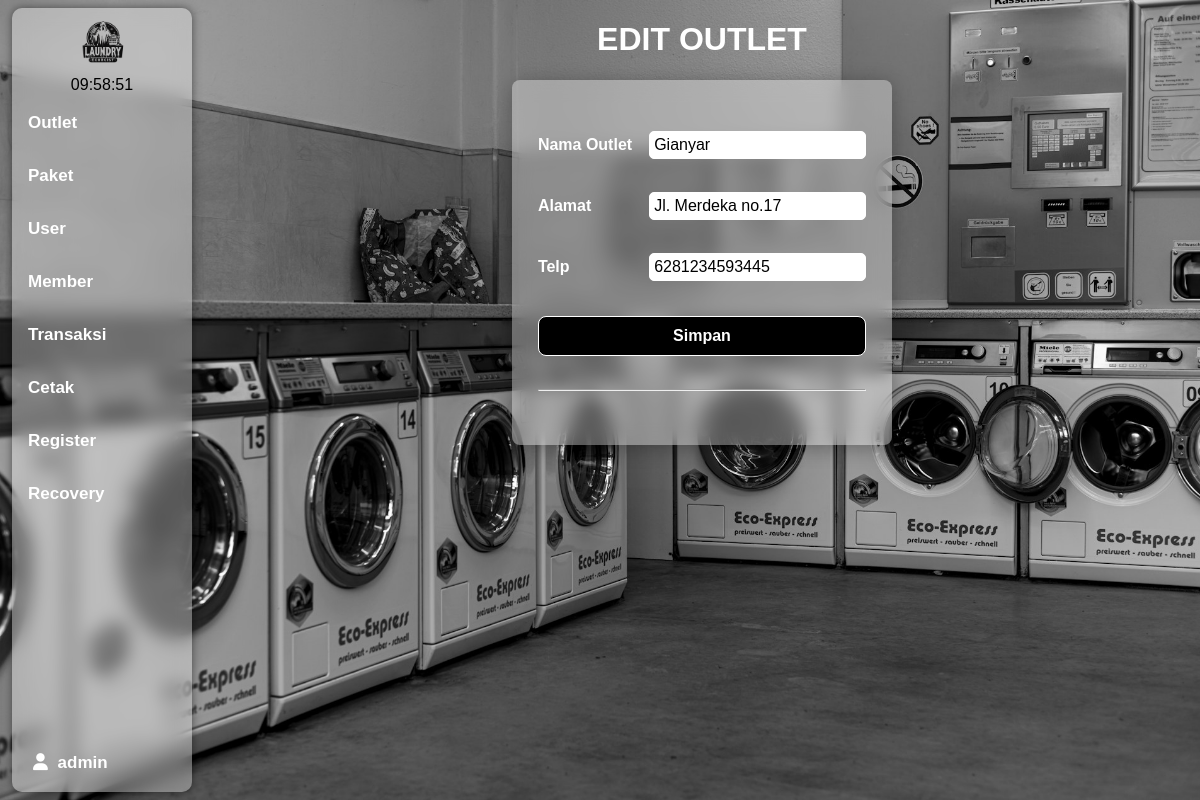
Page /dashboard.php?page=editoutlet&idoutlet=1 (signed in) on the earlier database version.
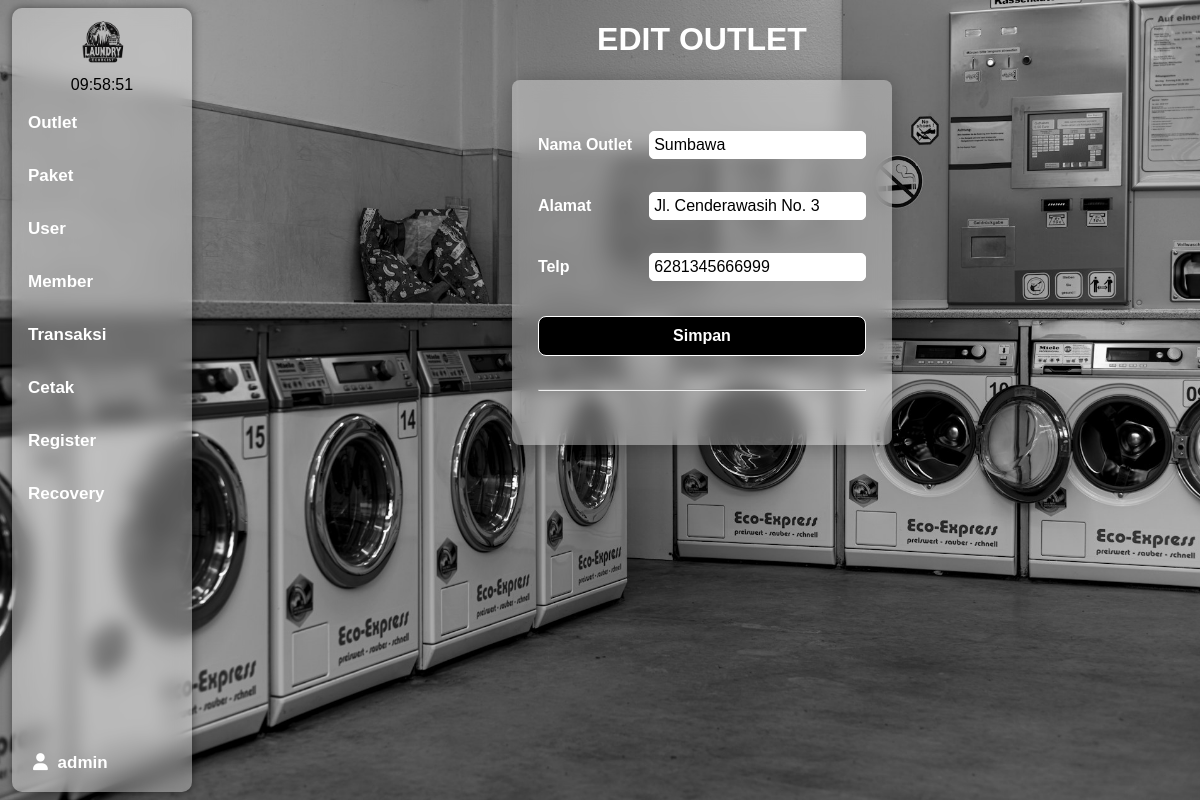
Same page on the later database version.
### tables this page shows
CREATE TABLE `tb_outlet` (
  `id` int NOT NULL,
  `nama` varchar(100) NOT NULL,
  `alamat` text NOT NULL,
  `tlp` varchar(15) NOT NULL
);

### outlet/edit.php (the view, shortened to what this page needs)
 <?php
     if(isset($_GET['idoutlet'])) {
     $idoutlet = $_GET['idoutlet'];
     $query = mysqli_query($koneksi, "SELECT * FROM tb_outlet WHERE id='$idoutlet'");
     $baris = mysqli_fetch_assoc($query);
 ?>
 <h1 align="center">EDIT OUTLET</h1>
 <form action="dashboard.php?page=editoutlet" method="post">
     <table class="formtable" align="center">
         <tr>
             <td><input type="hidden" name="idoutlet" value="<?= $baris['id'];?>"></td>
         </tr>
         <tr>
             <td>Nama Outlet</td>
             <td><input type="text" name="nama" value="<?= $baris['nama'];?>"></td>
         </tr>
         <tr>
             <td>Alamat</td>
             <td><input type="text" name="alamat" value="<?= $baris['alamat'];?>"></td>
         </tr>
<tr>
             <td>Telp</td>
             <td><input type="text" name="telp" value="<?= $baris['tlp'];?>"></td>
         </tr>
         <tr>
             <td colspan="2"><input type="submit" value="Simpan" name="edit" id="submit"></td>
         </tr>
         <tr>
             <td colspan="3"><hr></td>
         </tr>
     </table>
 </form>
 <?php
 }
 ?>

Differences in the rows shown:
changed tb_outlet: nama "Gianyar" → "Sumbawa"; alamat "Jl. Merdeka no.17" → "Jl. Cenderawasih No. 3"; telp "6281234593445" → "6281345666999"
